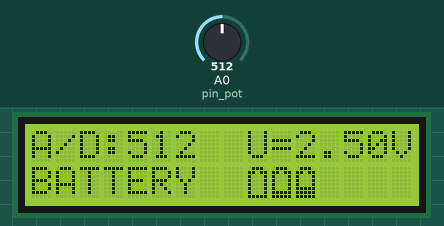
A sketch run on a simulated Arduino Uno, built with avr-gcc and run on an emulated ATmega328P. Parts: 16×2 character LCD. The inputs (shaded band) are chosen by the test bench; at power-on: A0 (pin_pot) = 512.

Above: at 1.3 s.
1.4 s: A0 (pin_pot) set to 306
At 2.3 s:
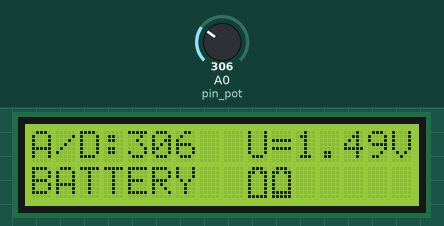
4.4 s: A0 (pin_pot) set to 900
At 5.5 s:
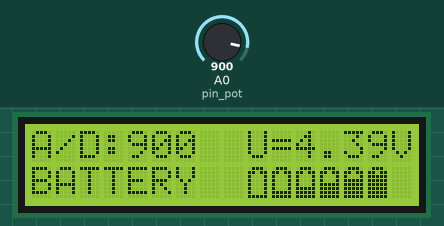
7.4 s: A0 (pin_pot) set to 1023
At 8.6 s:
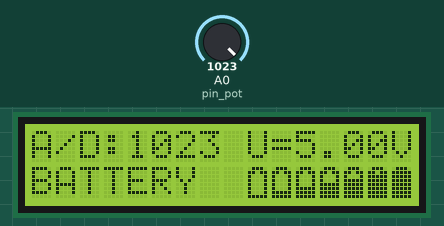
10.4 s: A0 (pin_pot) set to 716
At 11.9 s:
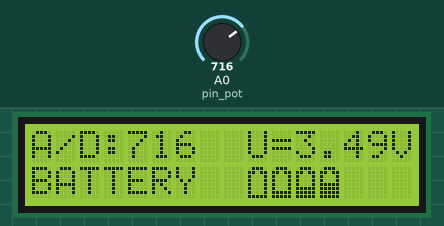
12.2 s: A0 (pin_pot) set to 122
At 13.8 s:
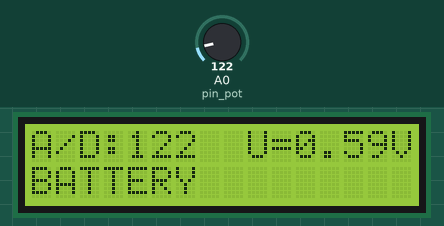
Timing chart, 0 to 14.8 s (numbered marks = the images above; inputs shaded):
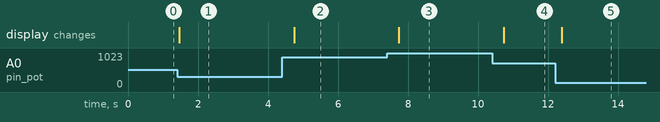

Measured:
- after the input at 1.4 s, the display: changes after 0.06 s (image 1)
- after the input at 4.4 s, the display: changes after 0.35 s (image 2)
- after the input at 7.4 s, the display: changes after 0.34 s (image 3)
- after the input at 10.4 s, the display: changes after 0.34 s (image 4)
- after the input at 12.2 s, the display: changes after 0.19 s (image 5)

The sketch:

LV04_ZAD10.ino
```cpp
#include <Wire.h>
#include <LiquidCrystal_I2C.h>

int pin_pot = A0;
int AD_value = 0;

// kreiranje simbola baterije
uint8_t battery1[8] = { 0x0E, 0x1B, 0x11, 0x11, 0x11, 0x11, 0x11, 0x1F };
uint8_t battery2[8] = { 0x0E, 0x1B, 0x11, 0x11, 0x11, 0x11, 0x1F, 0x1F };
uint8_t battery3[8] = { 0x0E, 0x1B, 0x11, 0x11, 0x11, 0x1F, 0x1F, 0x1F };
uint8_t battery4[8] = { 0x0E, 0x1B, 0x11, 0x11, 0x1F, 0x1F, 0x1F, 0x1F };
uint8_t battery5[8] = { 0x0E, 0x1B, 0x11, 0x1F, 0x1F, 0x1F, 0x1F, 0x1F };
uint8_t battery6[8] = { 0x0E, 0x1B, 0x1F, 0x1F, 0x1F, 0x1F, 0x1F, 0x1F };
uint8_t battery7[8] = { 0x0E, 0x1F, 0x1F, 0x1F, 0x1F, 0x1F, 0x1F, 0x1F };

LiquidCrystal_I2C lcd(0x27, 16, 2);

void setup() {
  pinMode(pin_pot, INPUT);

  lcd.begin();
  lcd.backlight();

  lcd.createChar(1, battery1);
  lcd.createChar(2, battery2);
  lcd.createChar(3, battery3);
  lcd.createChar(4, battery4);
  lcd.createChar(5, battery5);
  lcd.createChar(6, battery6);
  lcd.createChar(7, battery7);
  lcd.home();
}

void loop() {
  AD_value = analogRead(pin_pot);

  int nVoltage1 = map(AD_value, 0, 1023, 0, 500);  // razina "napona" od 0.00 do 5.00v
  float nVoltage2 = (float)nVoltage1/100;

  int nBattery = map(AD_value, 0, 1023, 0, 7);  // koliko simbola baterije treba iscrtati na ekranu

  lcd.clear();
  lcd.setCursor(0, 0);
  lcd.print("A/D:");
  lcd.print(AD_value);

  // ispis razine "napona" na ekran
  lcd.setCursor(9, 0);
  lcd.print("U=");
  lcd.print(nVoltage2);
  lcd.print("V");

  lcd.setCursor(0, 1);
  lcd.print("BATTERY");

  // ispis simbola baterije na ekran
  lcd.setCursor(9, 1);
  for(int i=1; i<=nBattery; i++){
    lcd.write(i);
  }

  delay(300);
}
```
